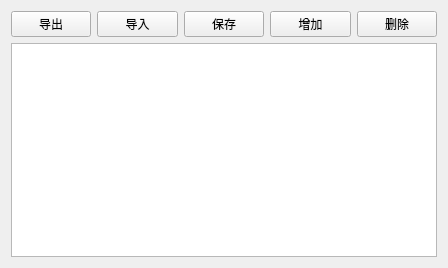
<?xml version="1.0" encoding="UTF-8"?>
<ui version="4.0">
 <class>Step5_1</class>
 <widget class="QWidget" name="Step5_1">
  <property name="geometry">
   <rect>
    <x>0</x>
    <y>0</y>
    <width>448</width>
    <height>268</height>
   </rect>
  </property>
  <property name="windowTitle">
   <string>Form</string>
  </property>
  <layout class="QVBoxLayout" name="verticalLayout">
   <item>
    <layout class="QHBoxLayout" name="horizontalLayout">
     <item>
      <widget class="QPushButton" name="pushButton_3">
       <property name="text">
        <string>导出</string>
       </property>
      </widget>
     </item>
     <item>
      <widget class="QPushButton" name="pushButton_4">
       <property name="text">
        <string>导入</string>
       </property>
      </widget>
     </item>
     <item>
      <widget class="QPushButton" name="pushButton_5">
       <property name="text">
        <string>保存</string>
       </property>
      </widget>
     </item>
     <item>
      <widget class="QPushButton" name="pushButton">
       <property name="text">
        <string>增加</string>
       </property>
      </widget>
     </item>
     <item>
      <widget class="QPushButton" name="pushButton_2">
       <property name="text">
        <string>删除</string>
       </property>
      </widget>
     </item>
    </layout>
   </item>
   <item>
    <widget class="QTableWidget" name="qTableWidget"/>
   </item>
  </layout>
 </widget>
 <resources/>
 <connections/>
</ui>
